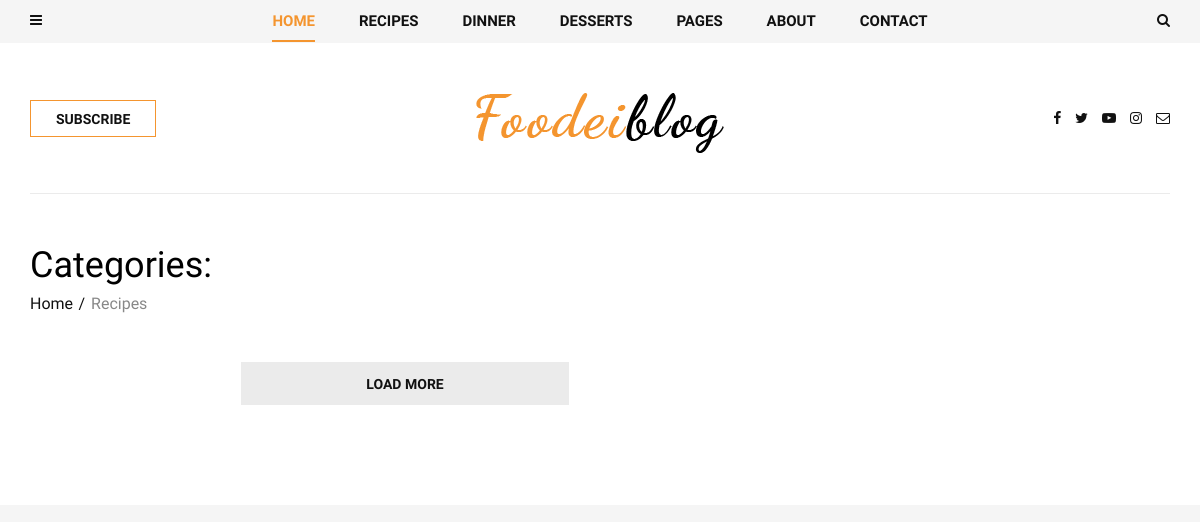
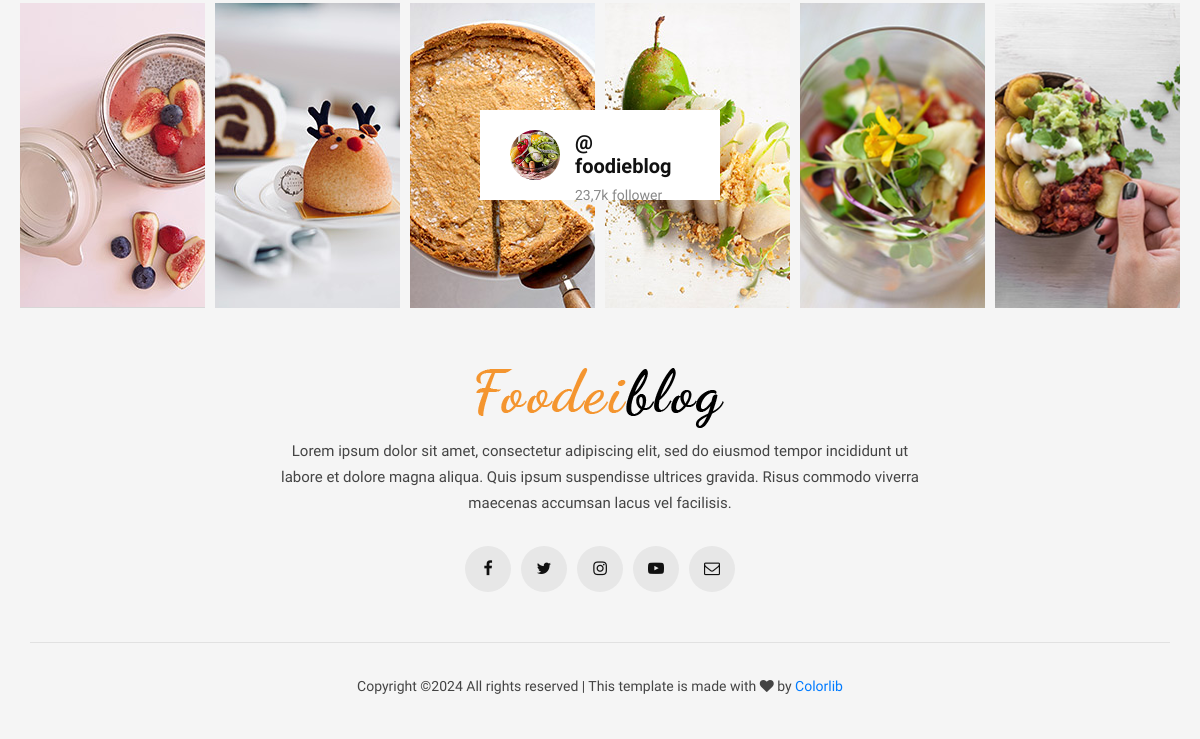
Page /dessert/ on the earlier database version (2 pictures, top to bottom).
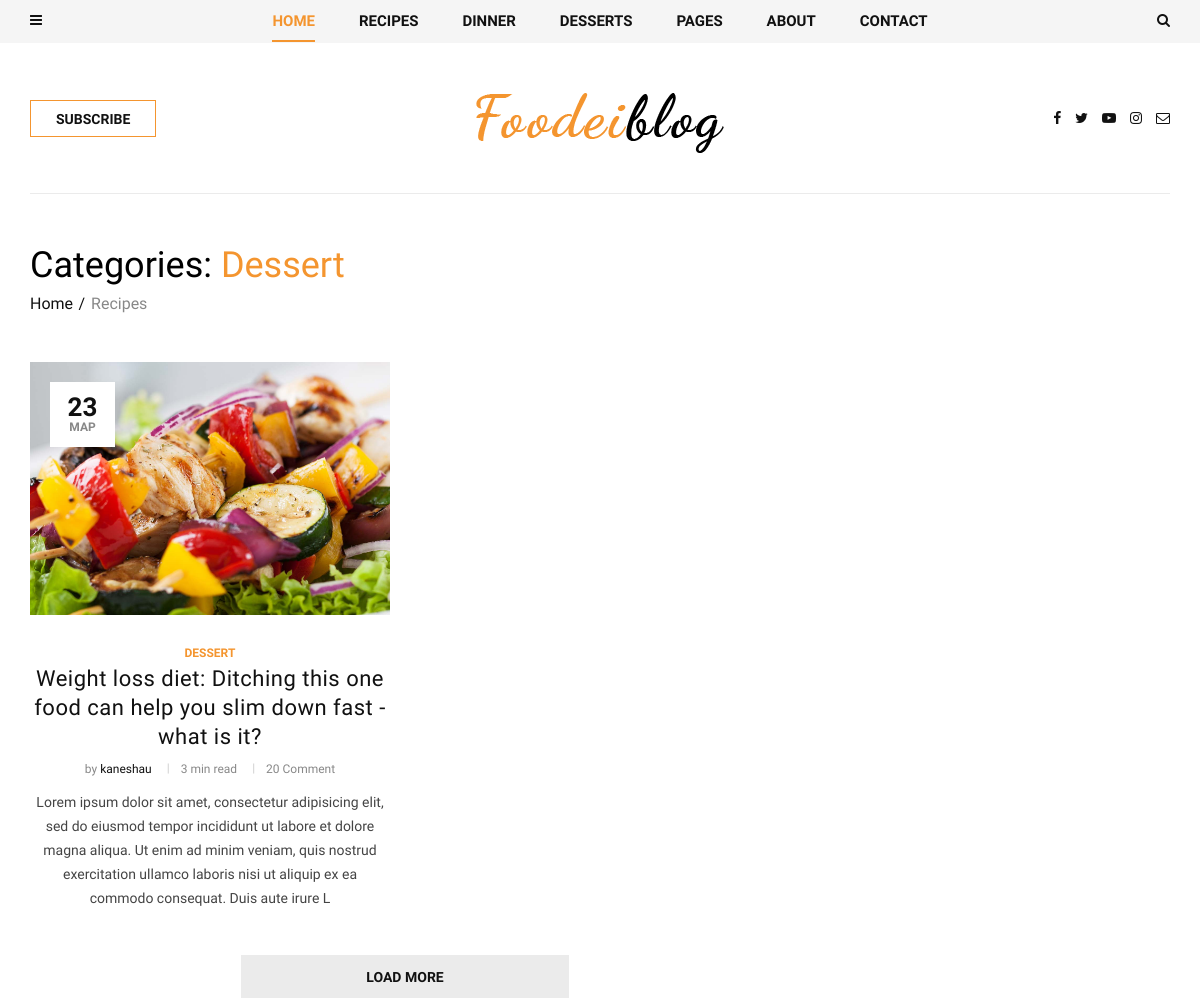
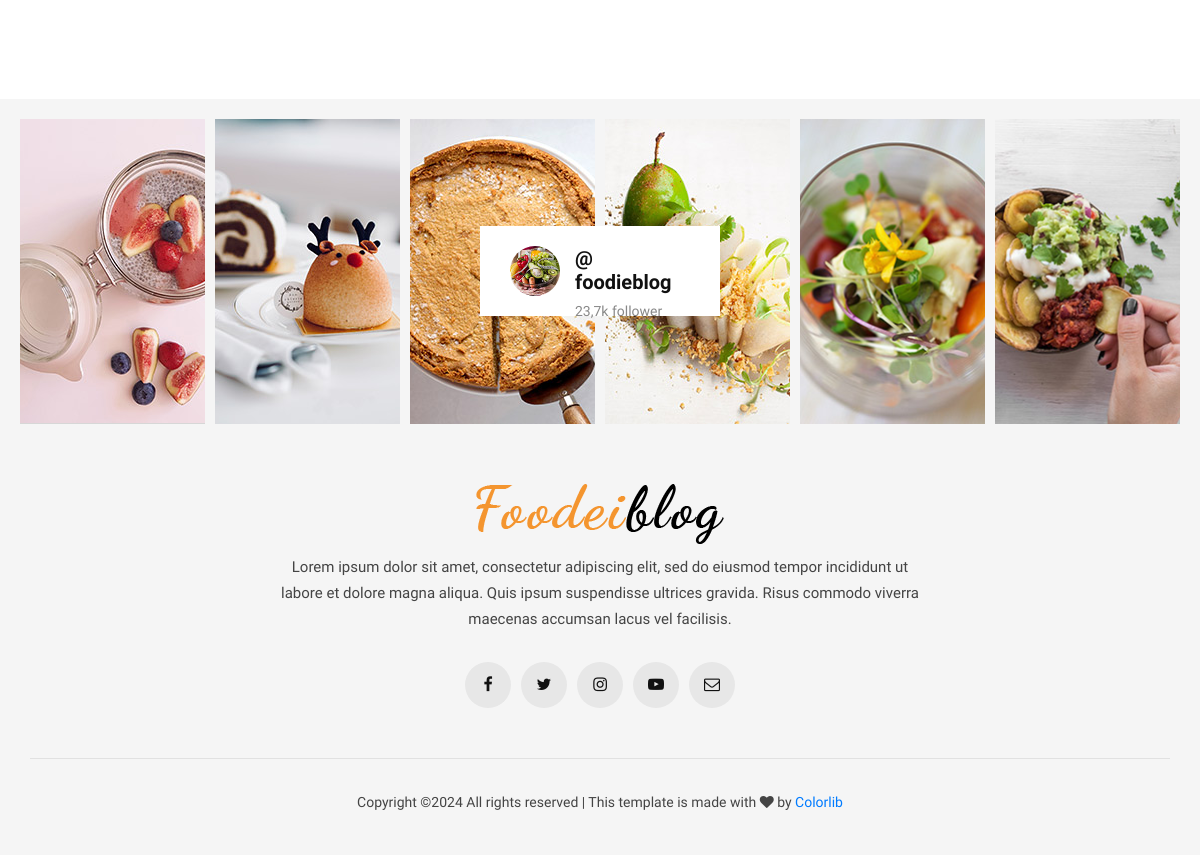
Same page on the later database version (2 pictures, top to bottom).
### blog/models.py (models this page shows, shortened)
class Post(models.Model):
    author = models.ForeignKey(
        User, related_name='posts', on_delete=models.CASCADE)
    title = models.CharField(max_length=200)
    slug = models.SlugField(max_length=200, default='')
    image = models.ImageField(upload_to='articles/')
    text = models.TextField()
    category = models.ForeignKey(
        Category,
        related_name='post',
        on_delete=models.SET_NULL,
        null=True
    )
    tags = models.ManyToManyField(Tag, related_name='post')
    create_at = models.DateTimeField(auto_now_add=True)
    def get_absolute_url(self):
        return reverse("post_single", kwargs={"slug": self.category.slug, "post_slug":  self.slug})

class Category(MPTTModel):
    name = models.CharField(max_length=100)
    slug = models.SlugField(max_length=100)
    parent = TreeForeignKey(
        'self',
        related_name='children',
        on_delete=models.SET_NULL,
        null=True,
        blank=True
    )
    class MPTTMeta:
        order_insertion_by = ['name']
    def __str__(self):
        return self.name

### blog/views.py (the view)
# urls.py: path('<slug:slug>/', views.PostListView.as_view(), name='post_list'),
class PostListView(ListView):
    model = Post
    def get_queryset(self):
        return Post.objects.filter(category__slug=self.kwargs.get('slug')).select_related('category')

### templates/blog/post_list.html (shortened to what this page needs)
{% extends 'base.html'%}
{% block content %}
    <section class="categories categories-grid spad">
        <div class="categories__post">
            <div class="container">
                <div class="categories__grid__post">
                    <div class="row">
                        <div class="col-lg-8 col-md-8">
                            <div class="breadcrumb__text">
                                <h2>Categories: <span>{{ post_list.first.category.name }}</span></h2>
                                <div class="breadcrumb__option">
                                    <a href="#">Home</a>
                                    <span>Recipes</span>
                                </div>
                            </div>
                            <div class="row">
                                <div class="col-lg-6 col-md-6 col-sm-6">
                                    {% for post in post_list%}
                                    <div class="categories__post__item">
                                        <div class="categories__post__item__pic small__item set-bg"
                                            data-setbg="{{ post.image.url }}">
                                            <div class="post__meta">
                                                <h4>{{ post.create_at|date:"d" }}</h4>
                                                <span>{{ post.create_at|date:"M" }}</span>
                                            </div>
                                        </div>
                                        <div class="categories__post__item__text">
                                            <span class="post__label">{{ post.category }}</span>
                                            <h3><a href="{{ post.get_absolute_url  }}">{{ post.title }}</a></h3>
                                            <ul class="post__widget">
                                                <li>by <span>{{ post.author }}</span></li>
                                                <li>3 min read</li>
                                                <li>20 Comment</li>
                                            </ul>
                                            <p>{{ post.text|slice:"250" }}</p>
                                        </div>
                                    </div>
                                    {% endfor %}
                                    </div>
                                </div>
                                <div class="col-lg-12 text-center">
                                    <div class="load__more__btn">
                                        <a href="#">Load more</a>
                                    </div>
                                </div>
                            </div>
                        </div>
                    </div>
                </div>
            </div>
    </section>
    {% endblock content %}

### templates/base.html (shortened to what this page needs)
<!DOCTYPE html>
<html lang="zxx">
{% load static %}
<head>
    <link rel="stylesheet" href="{% static 'css/bootstrap.min.css' %}" type="text/css ">
    <link rel="stylesheet" href="{% static 'css/font-awesome.min.css' %}" type="text/css ">
    <link rel="stylesheet" href="{% static 'css/elegant-icons.css' %}" type="text/css ">
    <link rel="stylesheet" href="{% static 'css/owl.carousel.min.css' %}" type="text/css ">
    <link rel="stylesheet" href="{% static 'css/slicknav.min.css' %}" type="text/css ">
    <link rel="stylesheet" href="{% static 'css/style.css' %}" type="text/css ">
</head>
<body>
    <header class="header">
        <div class="header__top">
            <div class="container">
                <div class="row">
                    <div class="col-lg-2 col-md-1 col-6 order-md-1 order-1">
                        <div class="header__humberger">
                            <i class="fa fa-bars humberger__open"></i>
                        </div>
                    </div>
                    <div class="col-lg-8 col-md-10 order-md-2 order-3">
                        <nav class="header__menu">
                            <ul>
                                <li class="active"><a href="./base.html">Home</a></li>
                                <li><a href="#">Recipes</a>
                                </li>
                                <li><a href="#">Dinner</a></li>
                                <li><a href="#">Desserts</a></li>
                                <li class="dropdown"><a href="#">Pages</a>
                                </li>
                                <li><a href="./about.html">About</a></li>
                                <li><a href="./contact.html">Contact</a></li>
                            </ul>
                        </nav>
                    </div>
                    <div class="col-lg-2 col-md-1 col-6 order-md-3 order-2">
                        <div class="header__search">
                            <i class="fa fa-search search-switch"></i>
                        </div>
                    </div>
                </div>
            </div>
        </div>
        <div class="container">
            <div class="row">
                <div class="col-lg-3 col-md-3">
                    <div class="header__btn">
                        <a href="./signin.html" class="primary-btn">Subscribe</a>
                    </div>
                </div>
                <div class="col-lg-6 col-md-6">
                    <div class="header__logo">
                        <a href="./base.html"><img src="img/logo.png" alt=""></a>
                    </div>
                </div>
                <div class="col-lg-3 col-md-3">
                    <div class="header__social">
                        <a href="#"><i class="fa fa-facebook"></i></a>
                        <a href="#"><i class="fa fa-twitter"></i></a>
                        <a href="#"><i class="fa fa-youtube-play"></i></a>
                        <a href="#"><i class="fa fa-instagram"></i></a>
                        <a href="#"><i class="fa fa-envelope-o"></i></a>
                    </div>
                </div>
            </div>
        </div>
    </header>
    {% block content %}
    {% endblock content %}
    <footer class="footer">
        <div class="container-fluid">
            <div class="footer__instagram">
                <div class="footer__instagram__avatar">
                    <div class="footer__instagram__avatar--pic">
                        <img src="img/footer/instagram-avatar.jpg" alt="">
                    </div>
                    <div class="footer__instagram__avatar--text">
                        <h5>@ foodieblog</h5>
                        <span>23,7k follower</span>
                    </div>
                </div>
                <div class="row">
                    <div class="col-lg-2 col-md-2 col-sm-4 col-6">
                        <div class="footer__instagram__item set-bg" data-setbg="img/footer/ip-1.jpg"></div>
                    </div>
                    <div class="col-lg-2 col-md-2 col-sm-4 col-6">
                        <div class="footer__instagram__item set-bg" data-setbg="img/footer/ip-2.jpg"></div>
                    </div>
                    <div class="col-lg-2 col-md-2 col-sm-4 col-6">
                    </div>
                    <div class="col-lg-2 col-md-2 col-sm-4 col-6">
                    </div>
                    <div class="col-lg-2 col-md-2 col-sm-4 col-6">
                        <div class="footer__instagram__item set-bg" data-setbg="img/footer/ip-5.jpg"></div>
                    </div>
                    <div class="col-lg-2 col-md-2 col-sm-4 col-6">
                        <div class="footer__instagram__item set-bg" data-setbg="img/footer/ip-6.jpg"></div>
                    </div>
                </div>
            </div>
        </div>
        <div class="container">
            <div class="row">
                <div class="col-lg-12">
                    <div class="footer__text">
                        <div class="footer__logo">
                            <a href="#"><img src="img/logo.png" alt=""></a>
                        </div>
                        <p>Lorem ipsum dolor sit amet, consectetur adipiscing elit, sed do eiusmod tempor incididunt
                            ut<br /> labore et dolore magna aliqua. Quis ipsum suspendisse ultrices gravida. Risus
                            commodo viverra<br /> maecenas accumsan lacus vel facilisis. </p>
                        <div class="footer__social">
                            <a href="#"><i class="fa fa-facebook"></i></a>
                            <a href="#"><i class="fa fa-twitter"></i></a>
                            <a href="#"><i class="fa fa-instagram"></i></a>
                            <a href="#"><i class="fa fa-youtube-play"></i></a>
                            <a href="#"><i class="fa fa-envelope-o"></i></a>
                        </div>
                    </div>
                    <div class="footer__copyright">
                        <p>
  Copyright &copy;<script>document.write(new Date().getFullYear());</script> All rights reserved | This template is made with <i class="fa fa-heart" aria-hidden="true"></i> by <a href="https://colorlib.com" target="_blank">Colorlib</a>
  </p>
                    </div>
                </div>
            </div>
        </div>
    </footer>
</body>
</html>

Differences in the rows shown:
added Post: first.category.name "Dessert", create_at "23", create_at "МАР", category "DESSERT", title "Weight loss diet: Ditching this one food can help you slim down fast - what is it?", author "kaneshau", text "Lorem ipsum dolor sit amet, consectetur adipisicing elit, sed do eiusmod tempor incididunt ut labore et dolore magna aliqua. Ut enim ad minim veniam, quis nostrud exercitation ullamco laboris nisi ut aliquip ex ea commodo consequat. Duis aute irure L"
